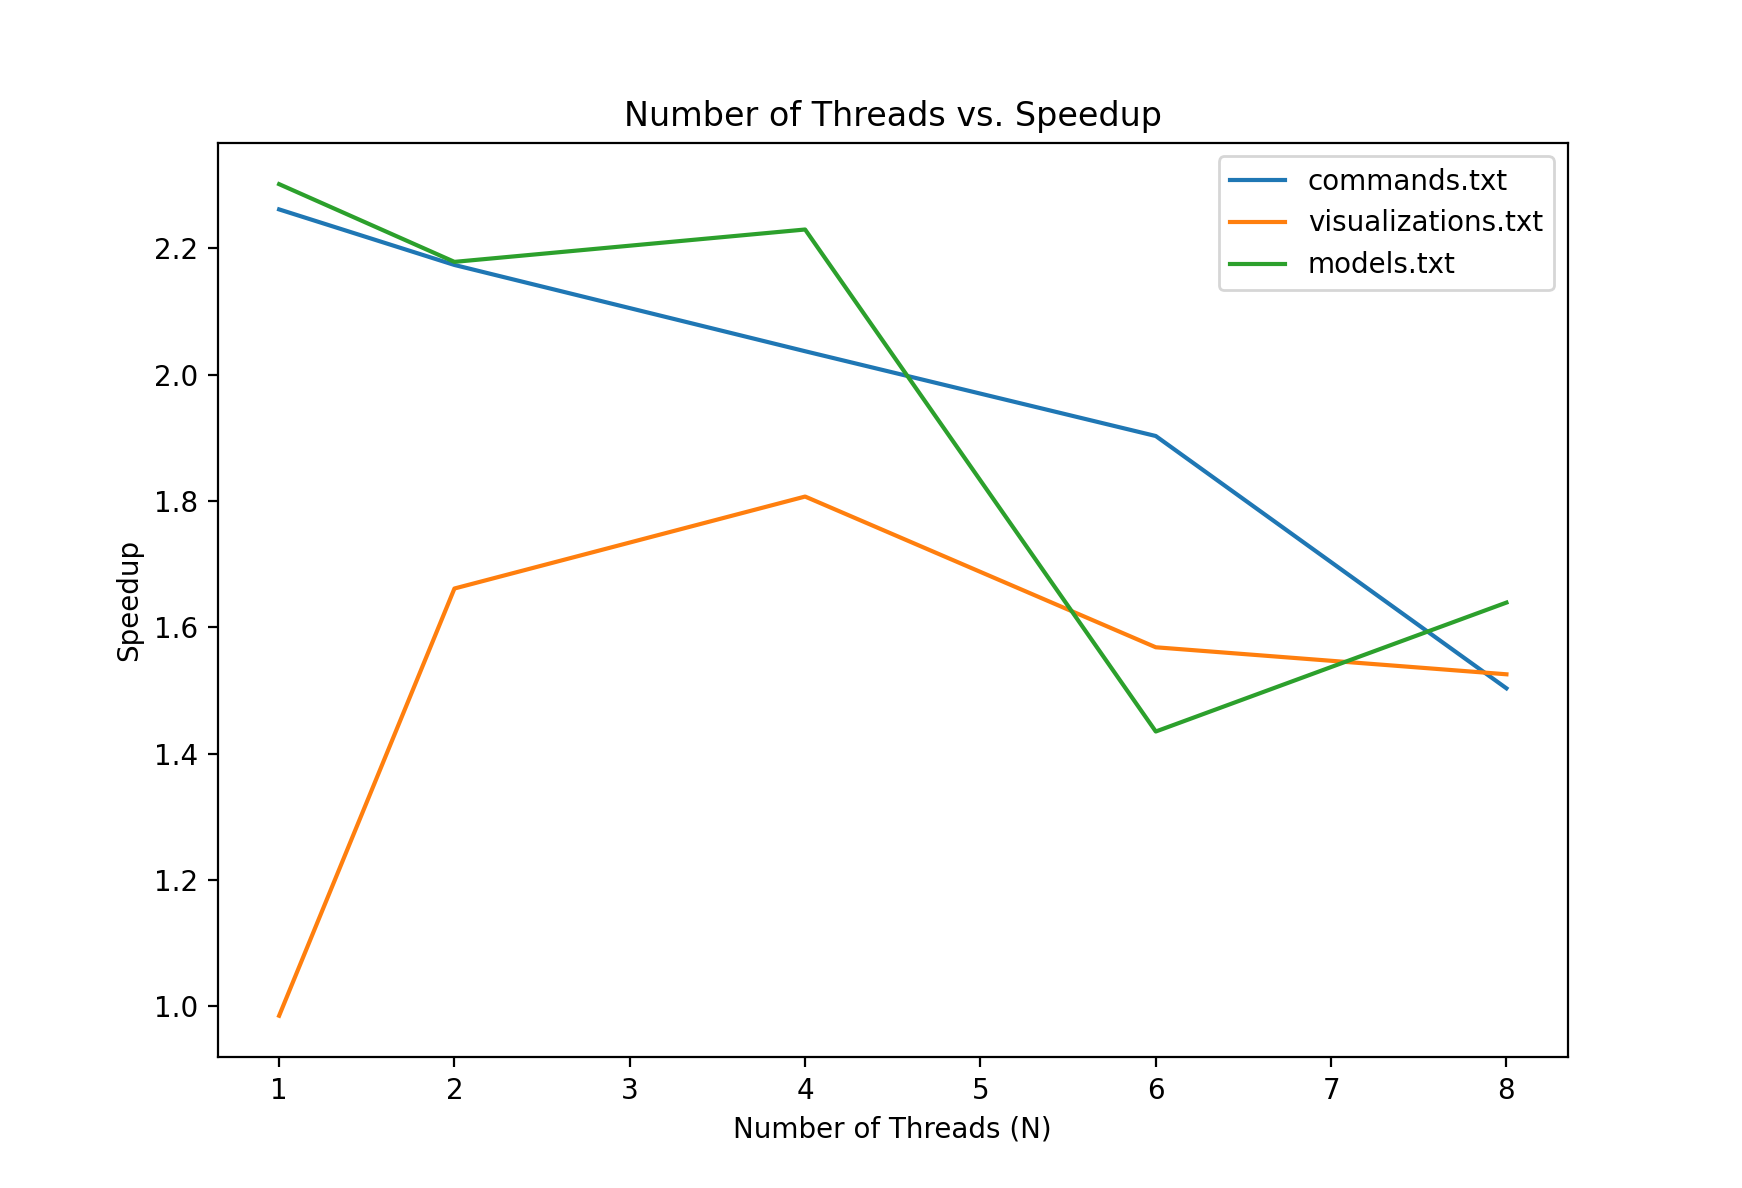

Python code for this plot:
# Import Necessary Libraries
import os
import subprocess
import time
from statistics import mean
import matplotlib.pyplot as plt


def main():

    files = ['commands.txt', 'visualizations.txt', 'models.txt']
    N = [1,2,4,6,8]
    dicts = []
    denom = len(N)*len(files)*10
    counter = 0

    # Loop through files
    for file in files:
        temp_dict = {"File Name": file, "data": {}}

        # Loop through Threads
        for n in N:
            sequential_time = []
            parallel_time = []

            # Run 5 Times
            for trial in range(5):
                # Run the Sequential Version
                sequential_start = time.time()
                sequential = subprocess.check_output(["go", "run", "proj3.go", file])
                sequential_time.append(time.time() - sequential_start)
                counter = counter + 1
                print("Percent Complete: {}%".format((counter / denom) * 100), end='\r')

                # Run the Parallel Version
                parallel_start = time.time()
                parallel = subprocess.check_output(["go", "run", "proj3.go", "p="+str(n), file])
                parallel_time.append(time.time() - parallel_start)
                counter = counter + 1
                print("Percent Complete: {}%".format((counter/denom) * 100), end='\r')

            # Get the Average Execution Times
            sequential_average = mean(sequential_time)
            parallel_average = mean(parallel_time)

            # Determine the Speed Up Time
            speedup = sequential_average / parallel_average
            temp_dict["data"][n] = speedup

        # Save the Result
        dicts.append(temp_dict)
        print()

    # Plot the lines
    for dict in dicts:
        data = dict["data"]
        plt.plot(list(data.keys()), list(data.values()), label=dict["File Name"])

    # Plot labels
    plt.xlabel("Number of Threads (N)")
    plt.ylabel("Speedup")
    plt.title("Number of Threads vs. Speedup")
    plt.legend()
    plt.show()

    # Let the User know the Job is done
    print("Complete!")



main()
